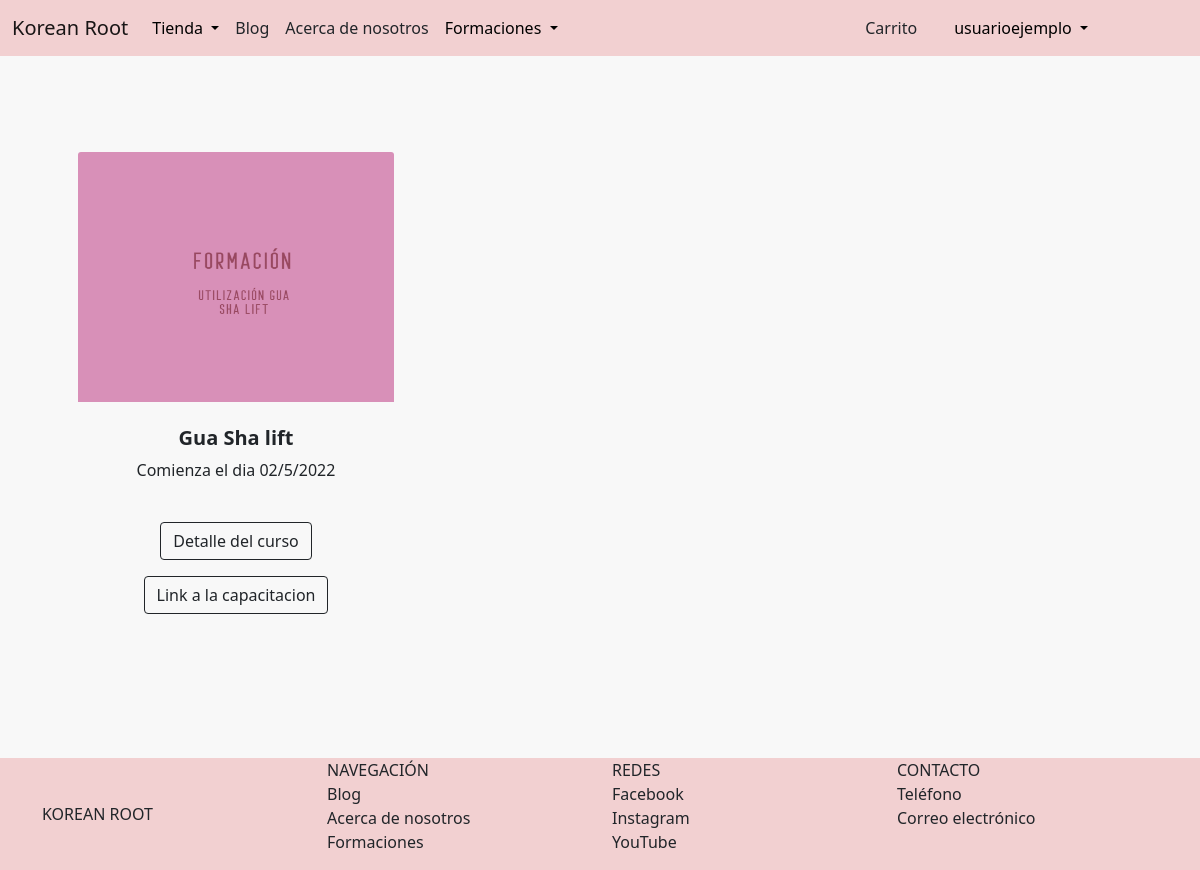
The app's page /tienda/misCapacitaciones/ (signed in) with its own data.
### AppTienda/models.py (models this page shows, shortened)
class Capacitacion(models.Model):
    nombre = models.CharField(max_length=50)
    precio = models.IntegerField()
    descripcion = models.TextField()
    fecha_inicio = models.DateTimeField()
    imagen_miniatura = models.ImageField(upload_to='miniaturas_capacitaciones', default = 'miniaturacapacitaciondefault.jpg')
    imagen_portada = models.ImageField(upload_to='portadas_capacitaciones', default = 'portadacapacitaciondefault.jpg')
    link_capacitacion = models.CharField(max_length=255)

### AppTienda/views.py (the view)
# urls.py: path('misCapacitaciones/', views.misCursos, name="mis_capacitaciones"),
@login_required
def misCursos(request):
      usuario = request.user
      productos = Capacitacion.objects.filter(operaciones__usuario_id = usuario.id)
      if productos:
            return render(request, 'AppTienda/mis_capacitaciones.html', {'productos': productos})
      else:
            messages.error(request, 'Usted no posee ninguna capacitacion')
            return redirect('Inicio')

### AppTienda/templates/AppTienda/mis_capacitaciones.html
{% extends 'AppTienda/padre.html' %}
{% load static %}
{% block contenidoQueCambia %}
    <section class="py-5">
        <div class="container px-4 px-lg-5 mt-5">
            <div class="row gx-4 gx-lg-5 row-cols-2 row-cols-md-3 row-cols-xl-3 justify-content-left">
                {% for producto in productos %}
                    <div class="col mb-5">
                            <img class="card-img-top" src="{{producto.imagen_miniatura.url}}" alt="..." height="250" />
                            <div class="card-body p-4">
                                <div class="text-center">
                                    <h5 class="fw-bolder">{{producto.nombre}}</h5>
                                    <p>Comienza el dia {{producto.fecha_inicio|date:'d/n/Y'}}</p>
                                </div>
                            </div>
                            <div class="card-footer p-4 pt-0 border-top-0 bg-transparent">
                                <div class="text-center">
                                    <a
                                    class="btn btn-outline-dark mt-auto"
                                    href="{% url 'capacitacion_detalle' id=producto.id %}"
                                    style="margin-bottom: 1rem;"
                                    >
                                    Detalle del curso
                                </a>
                            </div>
                            <div class="card-footer p-4 pt-0 border-top-0 bg-transparent">
                                <div class="text-center">
                                    <a
                                    class="btn btn-outline-dark mt-auto"
                                    href="{{producto.link_capacitacion}}"
                                    >
                                    Link a la capacitacion
                                </a>
                            </div>
                            </div>
                        </div>
                    </div>
                {% endfor %}
            </div>
        </div>
    </section>
{% endblock %}

### AppTienda/templates/AppTienda/padre.html (shortened to what this page needs)
<!doctype html>
<html lang="en">
  <head>
    {% load static %}
    <link href="https://cdn.jsdelivr.net/npm/bootstrap@5.1.3/dist/css/bootstrap.min.css" rel="stylesheet">
  </head>
  <body class="body">
        <nav class="navbar navbar-expand-sm navbar-light" style="background-color:rgb(242, 208, 209)">
            <div class="container">
            <a href="{% url 'blog:Inicio' %}" class="navbar-brand mb-0 h1" style="text-emphasis-color: aliceblue; margin-right: 1rem;">Korean Root</a>
            <div class="collapse navbar-collapse" id="navbarNav">
                <ul class="navbar-nav">
                    <li class="nav-item dropdown">
                        <a href="#"
                        class="nav-link dropdown-toggle"
                        id="navbarDropdown"
                        role="button"
                        data-bs-toggle="dropdown"
                        aria-expanded="false"
                        style="color: black;"
                        >Tienda
                        </a>
                    </li>
                    <li class="nav-item active">
                        <a
                        href="{% url 'blog:lista_publicaciones' %}"
                        class="nav-link"
                        style="text-decoration: none; color:inherit;"
                        >
                        Blog
                    </a>
                </li>
                    <li
                    class="nav-item active">
                    <a
                    href="{% url 'acerca_de_nosotros' %}"
                    class="nav-link"
                    style="text-decoration: none; color:inherit;"
                    >
                    Acerca de nosotros
                </a>
            </li>
                    <li class="nav-item dropdown">
                      <a href="#"
                      class="nav-link dropdown-toggle"
                      id="navbarDropdown"
                      role="button"
                      data-bs-toggle="dropdown"
                      aria-expanded="false"
                      style="color: black;"
                      >Formaciones
                      </a>
                </ul>
            </div>
            </div>
            {% if user.is_authenticated %}
              <div class="d-grid gap-2 d-sm-flex justify-content-end" style="width: 6rem; margin-right: 6rem;">
              <div class="d-grid gap-2 d-sm-flex justify-content-end" style="width: 5rem;">
                <button
                class="btn btn-outline"
                type="button"
                style="text-decoration: none; color:inherit;"
                >
                <a
                    href="{% url 'carrito' %}"
                    style="text-decoration: none; color:inherit;"
                    >
                    Carrito
                </a>
                </button>
                <li class="nav-item dropdown" style="list-style-type: none">
                  <a href="#"
                  class="nav-link dropdown-toggle"
                  id="navbarDropdown"
                  role="button"
                  data-bs-toggle="dropdown"
                  aria-expanded="false"
                  style="color: black;">
                  {{user.username}}
                  </a>
                </li>
              </div>
            {% endif %}
        </nav>
    {% block contenidoQueCambia %}
    {% endblock %}
  <footer
  class="footer"
  >
    <div class="container">
      <nav class="row">
        <a href="{% url 'blog:Inicio' %}"
        class="col-3 text-reser text-uppercase d-flex align-items-center"
        style="text-decoration: none; color:inherit;"
        >
          Korean Root
        </a>
        <ul class="col-3 list-unstyled">
          <li class="font-weight-bold text-uppercase">Navegación</li>
          <li><a href="{% url 'blog:lista_publicaciones' %}" class="text-reset" style="text-decoration: none; color:inherit;">Blog</a></li>
          <li><a href="{% url 'acerca_de_nosotros' %}" class="text-reset" style="text-decoration: none; color:inherit;">Acerca de nosotros</a></li>
          <li><a href="{% url 'capacitaciones' %}" class="text-reset" style="text-decoration: none; color:inherit;">Formaciones</a></li>
        </ul>
        <ul class="col-3 list-unstyled">
          <li class="font-weight-bold text-uppercase" style="text-decoration: none; color:inherit;">Redes</li>
          <li><a href="https://www.facebook.com/koreanroot" class="text-reset" style="text-decoration: none; color:inherit;">Facebook</a></li>
          <li><a href="https://instagram.com/koreanroot" class="text-reset" style="text-decoration: none; color:inherit;">Instagram</a></li>
          <li><a href="https://www.youtube.com/channel/UC8QQf5m4bq_b639ss8gnnDg" class="text-reset" style="text-decoration: none; color:inherit;">YouTube</a></li>
        </ul>
        <ul class="col-3 list-unstyled">
          <li class="font-weight-bold text-uppercase" style="text-decoration: none; color:inherit;">Contacto</li>
          <li><a href="tel:3424234054" class="text-reset" style="text-decoration: none; color:inherit;">Teléfono</a></li>
          <li><a href="thekoreanroot@gmail.com" class="text-reset" style="text-decoration: none; color:inherit;">Correo electrónico</a></li>
        </ul>
      </nav>
    </div>
  </footer>
  </body>
</html>

### AppTienda/templates/AppTienda/padre.html (style rules this page uses)
.body { background-color:rgb(248, 248, 248); display: flex; flex-direction: column; min-height: 100vh; }
.footer { background-color: rgb(242, 208, 209); position: relative; margin-top: auto; clear:both; }

### records on screen
Capacitacion: imagen_miniatura (picture), nombre "Gua Sha lift", fecha_inicio "02/5/2022"

### other values on screen
{{ user.username }} "usuarioejemplo"
